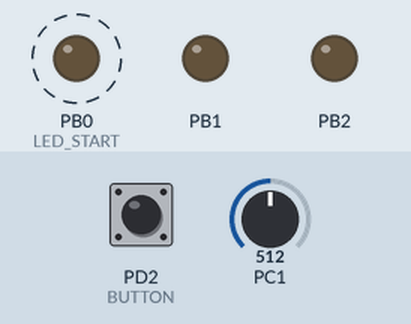
A program run on a simulated ATmega328P, built with avr-gcc and emulated at 16 MHz. Shown: output pins drawn as LEDs (lit = HIGH). Dashed ring = blinking. Inputs (shaded band) come from the test bench; at power-on: PC1 = 512, PD2 (BUTTON) HIGH.

Above: at 0.8 s.
At 1.6 s:
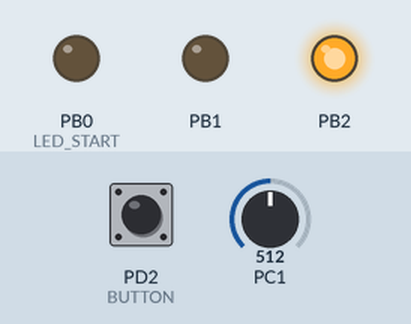
Timing chart, 0 to 3.1 s (numbered marks = the images above):
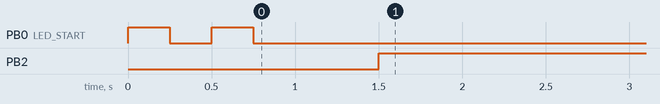

Measured:
- by itself, PB0 (LED_START): alternates HIGH for 0.25 s and LOW for 0.25 s, 4 changes in all, then stays LOW
- by itself, PB2: LOW → HIGH at 1.5 s

The program:

main.c
```c
/*
* p5_e4.c
*
* Created: 12/04/2021 9:54:46
* Author : DCE
*/

#define F_CPU 16000000
#define FOSC 16000000

#include <avr/io.h>
#include <util/delay.h>
#include <avr/interrupt.h>

#define LED_START 0
#define LED_POT 1
#define LED_LDR 2
#define BUTTON 2
#define SETPOINT_POT 512

static inline void initADC();
static inline void initPorts();
static inline void initINT0();
static inline void led_on(uint8_t pin);
static inline void led_off(uint8_t pin);
static inline void blink_twice();
static inline void switch_ADC_channel(uint8_t channel);
static inline uint16_t readADC();

volatile uint8_t mode=1;  //0=NORMAl, 1=NIGHT

typedef enum {
	STARTING,
	READ_POT,
	READ_LDR,
	CHECK_MODE
} state_t;

ISR(INT0_vect){
	mode ^=1;
}

int main(){
	state_t currentState=STARTING;

	initADC();
	initPorts();
	initINT0();
	sei();

	while(1){
		switch(currentState){
			case STARTING:
			blink_twice();
			_delay_ms(500);
			currentState=CHECK_MODE;
			break;
			case READ_LDR:
			switch_ADC_channel(1);
			if(readADC()<750){
				led_on(LED_LDR);
				}else{
				led_off(LED_LDR);
			}
			currentState=CHECK_MODE;
			break;
			case READ_POT:
			switch_ADC_channel(0);
			if(readADC()>SETPOINT_POT){
				led_on(LED_POT);
				}else{
				led_off(LED_POT);
			}
			currentState=CHECK_MODE;
			break;
			case CHECK_MODE:
			if(mode){
				currentState=READ_LDR;
				}else{
				currentState=READ_POT;
			}
			break;
		}
	}
}

static inline void zeroADC(){
	ADCSRA=0x00;
	ADMUX=0x00;
}

static inline void initADC(){
	ADCSRA|=(1<<ADEN)|(1<<ADPS2)|(1<<ADPS1)|(1<<ADPS0);
}

static inline void initINT0(){
	EICRA|=(1<<ISC01);// INT0-Falling edge
	EIMSK|=(1<<INT0);// Enable INT0;
}


static inline uint16_t readADC(){

	ADCSRA|=(1<<ADSC);
	while((ADCSRA & (1<<ADIF))==0);
	ADCSRA|=(1<<ADIF);
	return ADC;
}


static inline void initPorts(){
	DDRB|=(1<<LED_START)|(1<<LED_POT)|(1<<LED_LDR);
	PORTD|=(1<<BUTTON);
}

static inline void led_on(uint8_t pin){
	PORTB|=(1<<pin);
}

static inline void led_off(uint8_t pin){
	PORTB&=~(1<<pin);
}

static inline void blink_twice(){
	int i;
	for (i=0; i<2; i++)
	{
		led_on(LED_START);
		_delay_ms(250);
		led_off(LED_START);
		_delay_ms(250);
	}
}

static inline void switch_ADC_channel(uint8_t channel){
	zeroADC();
	initADC();
	ADMUX|=(channel<<MUX0)|(1<<REFS0);
}
```
